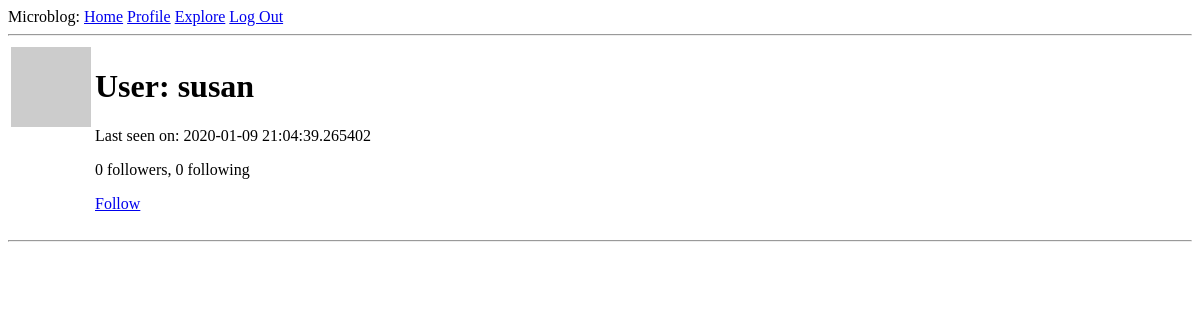
The app's page /user/susan (signed in), older data.
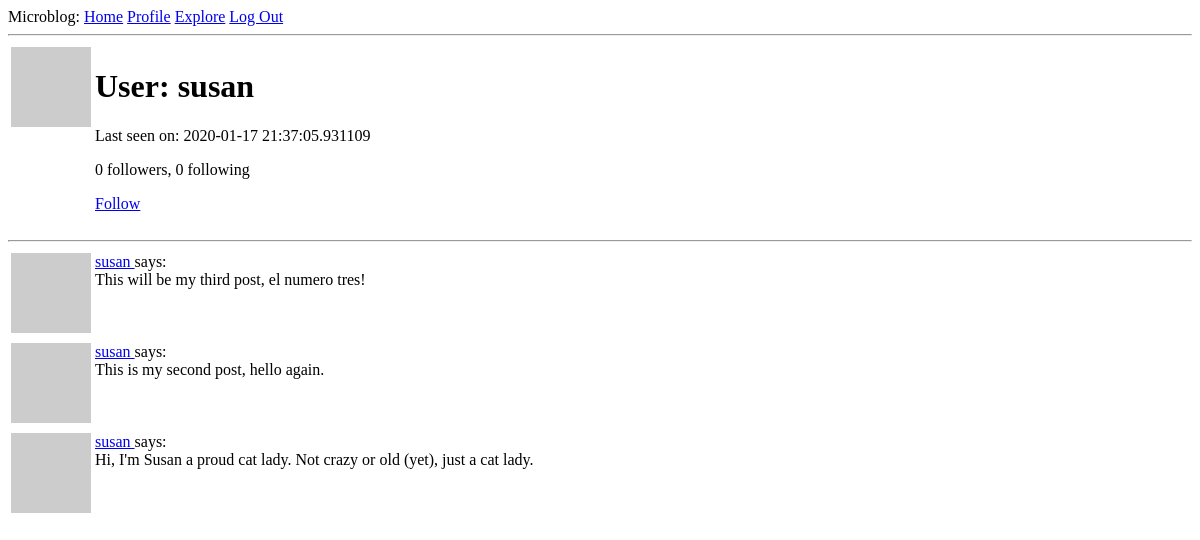
The same page, newer data.
### app/models.py (models this page shows, shortened)
class User(UserMixin, db.Model):
    id = db.Column(db.Integer, primary_key=True)
    username = db.Column(db.String(64), index=True, unique=True)
    email = db.Column(db.String(120), index=True, unique=True)
    password_hash = db.Column(db.String(128))
    posts = db.relationship('Post', backref='author', lazy='dynamic')
    about_me = db.Column(db.String(140))
    last_seen = db.Column(db.DateTime, default=datetime.utcnow)
    followed = db.relationship(
        'User', secondary=followers,
        primaryjoin=(followers.c.follower_id == id),        # follower entity/user, left side join
        secondaryjoin=(followers.c.followed_id == id),      # followed entity/user, right side join
        backref=db.backref('followers', lazy='dynamic'), lazy='dynamic')
    def avatar(self, size):                 # add avatar to profile, hash created by md5 from user's email address -> URL of avatar image returned
        digest = md5(self.email.lower().encode('utf-8')).hexdigest()
        return 'https://www.gravatar.com/avatar/{}?d=identicon&s={}'.format(digest, size)
    def is_following(self, user):
        return self.followed.filter(followers.c.followed_id == user.id).count() > 0

class Post(db.Model):
    id = db.Column(db.Integer, primary_key=True)
    body = db.Column(db.String(140))
    timestamp = db.Column(db.DateTime, index=True, default=datetime.utcnow)
    user_id = db.Column(db.Integer, db.ForeignKey('user.id'))

### app/routes.py (the view)
@app.route('/user/<username>')
@login_required
def user(username):
    user = User.query.filter_by(username=username).first_or_404()   # send 404 error if user doesn't exist.
    page = request.args.get('page', 1, type=int)
    posts = user.posts.order_by(Post.timestamp.desc()).paginate(
        page, app.config['POSTS_PER_PAGE'], False)
    next_url = url_for('user', username=user.username, page=posts.next_num) \
        if posts.has_next else None
    prev_url = url_for('user', username=user.username, page=posts.prev_num) \
        if posts.has_prev else None
    return render_template('user.html', user=user, posts=posts)

### app/models.py (called while the page is built)
@login.user_loader
def load_user(id):
    return User.query.get(int(id))

### app/routes.py (called while the page is built)
@app.before_request
def before_request():
    if current_user.is_authenticated:
        current_user.last_seen = datetime.utcnow()
        db.session.commit()

### app/templates/user.html (shortened to what this page needs)
{% extends "base.html" %}
{% block content %}
  <table>
    <tr valign="top">
      <td><img src="{{user.avatar(128)}}"></td>
      <td>
        <h1>User: {{user.username}}</h1>
        {% if user.last_seen %}<p>Last seen on: {{ user.last_seen}}</p>{% endif %}
        <p>{{ user.followers.count() }} followers, {{ user.followed.count() }} following</p>
        {% if user == current_user %}
        <p><a href="{{ url_for('edit_profile') }}">Edit your profile</a></p>
        {% elif not current_user.is_following(user) %}
        <p><a href="{{ url_for('follow', username=user.username) }}">Follow</a></p>
        {% else %}
        <p><a href="{{ url_for('unfollow', username=user.username) }}">Unfollow</a></p>
        {% endif %}
      </td>
    </tr>
  </table>
  <hr>
  {% for post in posts %}
    {% include '_post.html' %}
  {% endfor %}
{% endblock %}

### app/templates/_post.html
<table>
  <tr valign="top">
    <td><img src="{{ post.author.avatar(36) }}" alt=""></td>
    <td>
      <a href="{{ url_for('user', username=post.author.username )}}">
        {{ post.author.username }}
      </a>
      says: <br>{{ post.body }}
    </td>
  </tr>
</table>

Row changes from the older to the newer data that the page shows:
changed User "susan": last_seen "2020-01-09 21:04:39.265402" → "2020-01-17 21:37:05.931109"
added Post: author.username "susan", body "This will be my third post, el numero tres!"
added Post: author.username "susan", body "This is my second post, hello again."
added Post: author.username "susan", body "Hi, I'm Susan a proud cat lady. Not crazy or old (yet), just a cat lady."
